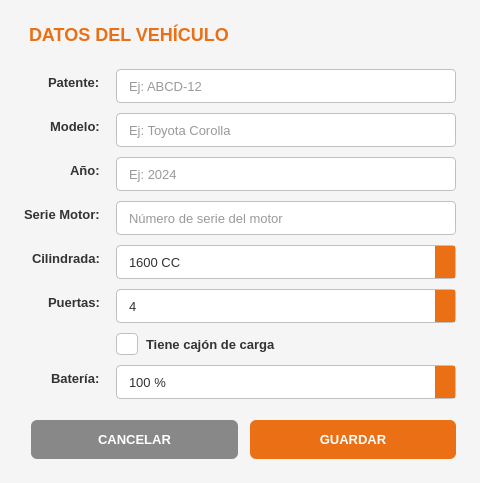
<?xml version="1.0" encoding="UTF-8"?>
<ui version="4.0">
 <class>VehiculoDialog</class>
 <widget class="QDialog" name="VehiculoDialog">
  <property name="geometry">
   <rect>
    <x>0</x>
    <y>0</y>
    <width>480</width>
    <height>480</height>
   </rect>
  </property>
  <property name="windowTitle">
   <string>Registro de Vehículo</string>
  </property>
  <property name="styleSheet">
   <string notr="true">
QDialog {
    background-color: #f5f5f5;
}

QLabel {
    color: #333333;
    font-size: 13px;
    font-weight: bold;
}

QLabel#titleLabel {
    color: #ea6f15;
    font-size: 18px;
    font-weight: bold;
    padding-bottom: 10px;
}

QLineEdit, QSpinBox {
    background-color: #ffffff;
    border: 1px solid #c0c0c0;
    border-radius: 4px;
    padding: 6px 10px;
    color: #333333;
    font-size: 13px;
    min-height: 20px;
}

QLineEdit:focus, QSpinBox:focus {
    border: 2px solid #ea6f15;
    background-color: #fffaf5;
}

QLineEdit::placeholder {
    color: #999999;
}

QSpinBox::up-button, QSpinBox::down-button {
    background-color: #ea6f15;
    border: none;
    width: 20px;
}

QSpinBox::up-button:hover, QSpinBox::down-button:hover {
    background-color: #f58025;
}

QCheckBox {
    color: #333333;
    font-size: 13px;
    font-weight: bold;
    spacing: 8px;
}

QCheckBox::indicator {
    width: 20px;
    height: 20px;
    border: 1px solid #c0c0c0;
    border-radius: 4px;
    background-color: #ffffff;
}

QCheckBox::indicator:checked {
    background-color: #ea6f15;
    border-color: #ea6f15;
}

QPushButton {
    background-color: #ea6f15;
    color: #ffffff;
    border: none;
    border-radius: 6px;
    padding: 12px 24px;
    font-size: 13px;
    font-weight: bold;
    min-width: 120px;
}

QPushButton:hover {
    background-color: #f58025;
}

QPushButton#btnCancelar {
    background-color: #888888;
    color: #ffffff;
}

QPushButton#btnCancelar:hover {
    background-color: #999999;
}
   </string>
  </property>
  <layout class="QVBoxLayout">
   <property name="spacing">
    <number>14</number>
   </property>
   <property name="margin">
    <number>24</number>
   </property>
   <item>
    <widget class="QLabel" name="titleLabel">
     <property name="text">
      <string>DATOS DEL VEHÍCULO</string>
     </property>
    </widget>
   </item>
   <item>
    <layout class="QFormLayout">
     <property name="labelAlignment">
      <set>Qt::AlignRight|Qt::AlignVCenter</set>
     </property>
     <property name="horizontalSpacing">
      <number>16</number>
     </property>
     <property name="verticalSpacing">
      <number>10</number>
     </property>
     <item row="0" column="0">
      <widget class="QLabel">
       <property name="text">
        <string>Patente:</string>
       </property>
      </widget>
     </item>
     <item row="0" column="1">
      <widget class="QLineEdit" name="editPatente">
       <property name="placeholderText">
        <string>Ej: ABCD-12</string>
       </property>
      </widget>
     </item>
     <item row="1" column="0">
      <widget class="QLabel">
       <property name="text">
        <string>Modelo:</string>
       </property>
      </widget>
     </item>
     <item row="1" column="1">
      <widget class="QLineEdit" name="editModelo">
       <property name="placeholderText">
        <string>Ej: Toyota Corolla</string>
       </property>
      </widget>
     </item>
     <item row="2" column="0">
      <widget class="QLabel">
       <property name="text">
        <string>Año:</string>
       </property>
      </widget>
     </item>
     <item row="2" column="1">
      <widget class="QLineEdit" name="editAnio">
       <property name="placeholderText">
        <string>Ej: 2024</string>
       </property>
      </widget>
     </item>
     <item row="3" column="0">
      <widget class="QLabel">
       <property name="text">
        <string>Serie Motor:</string>
       </property>
      </widget>
     </item>
     <item row="3" column="1">
      <widget class="QLineEdit" name="editSerieMotor">
       <property name="placeholderText">
        <string>Número de serie del motor</string>
       </property>
      </widget>
     </item>
     <item row="4" column="0">
      <widget class="QLabel">
       <property name="text">
        <string>Cilindrada:</string>
       </property>
      </widget>
     </item>
     <item row="4" column="1">
      <widget class="QSpinBox" name="spinCC">
       <property name="suffix">
        <string> CC</string>
       </property>
       <property name="minimum">
        <number>50</number>
       </property>
       <property name="maximum">
        <number>10000</number>
       </property>
       <property name="value">
        <number>1600</number>
       </property>
      </widget>
     </item>
     <item row="5" column="0">
      <widget class="QLabel" name="labelEspecifico">
       <property name="text">
        <string>Puertas:</string>
       </property>
      </widget>
     </item>
     <item row="5" column="1">
      <widget class="QSpinBox" name="spinEspecifico">
       <property name="minimum">
        <number>2</number>
       </property>
       <property name="maximum">
        <number>5</number>
       </property>
       <property name="value">
        <number>4</number>
       </property>
      </widget>
     </item>
     <item row="6" column="1">
      <widget class="QCheckBox" name="checkCajon">
       <property name="text">
        <string>Tiene cajón de carga</string>
       </property>
      </widget>
     </item>
     <item row="7" column="0">
      <widget class="QLabel" name="labelBateria">
       <property name="text">
        <string>Batería:</string>
       </property>
      </widget>
     </item>
     <item row="7" column="1">
      <widget class="QSpinBox" name="spinBateria">
       <property name="suffix">
        <string> %</string>
       </property>
       <property name="minimum">
        <number>0</number>
       </property>
       <property name="maximum">
        <number>100</number>
       </property>
       <property name="value">
        <number>100</number>
       </property>
      </widget>
     </item>
    </layout>
   </item>
   <item>
    <spacer>
     <property name="orientation">
      <enum>Qt::Vertical</enum>
     </property>
    </spacer>
   </item>
   <item>
    <layout class="QHBoxLayout">
     <property name="spacing">
      <number>12</number>
     </property>
     <item>
      <spacer>
       <property name="orientation">
        <enum>Qt::Horizontal</enum>
       </property>
      </spacer>
     </item>
     <item>
      <widget class="QPushButton" name="btnCancelar">
       <property name="text">
        <string>CANCELAR</string>
       </property>
      </widget>
     </item>
     <item>
      <widget class="QPushButton" name="btnAceptar">
       <property name="text">
        <string>GUARDAR</string>
       </property>
      </widget>
     </item>
    </layout>
   </item>
  </layout>
 </widget>
 <resources/>
 <connections/>
</ui>
